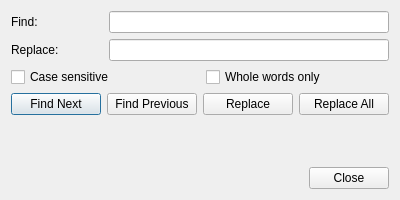
<?xml version="1.0" encoding="UTF-8"?>
<ui version="4.0">
 <class>FindAndReplaceDialog</class>
 <widget class="QDialog" name="FindAndReplaceDialog">
  <property name="geometry">
   <rect>
    <x>0</x>
    <y>0</y>
    <width>400</width>
    <height>200</height>
   </rect>
  </property>
  <property name="windowTitle">
   <string>Find and Replace</string>
  </property>
  <layout class="QVBoxLayout" name="verticalLayout">
   <item>
    <layout class="QGridLayout" name="gridLayout">
     <item row="0" column="0">
      <widget class="QLabel" name="label">
       <property name="text">
        <string>Find:</string>
       </property>
      </widget>
     </item>
     <item row="0" column="1" colspan="3">
      <widget class="QLineEdit" name="text_find"/>
     </item>
     <item row="1" column="0">
      <widget class="QLabel" name="label_2">
       <property name="text">
        <string>Replace:</string>
       </property>
      </widget>
     </item>
     <item row="1" column="1" colspan="3">
      <widget class="QLineEdit" name="text_replace"/>
     </item>
     <item row="2" column="0" colspan="2">
      <widget class="QCheckBox" name="case_sensitive">
       <property name="text">
        <string>Case sensitive</string>
       </property>
      </widget>
     </item>
     <item row="2" column="2" colspan="2">
      <widget class="QCheckBox" name="whole_words">
       <property name="text">
        <string>Whole words only</string>
       </property>
      </widget>
     </item>
    </layout>
   </item>
   <item>
    <layout class="QHBoxLayout" name="horizontalLayout">
     <item>
      <widget class="QPushButton" name="button_find_next">
       <property name="text">
        <string>Find Next</string>
       </property>
      </widget>
     </item>
     <item>
      <widget class="QPushButton" name="button_find_previous">
       <property name="text">
        <string>Find Previous</string>
       </property>
      </widget>
     </item>
     <item>
      <widget class="QPushButton" name="button_replace">
       <property name="text">
        <string>Replace</string>
       </property>
      </widget>
     </item>
     <item>
      <widget class="QPushButton" name="button_replace_all">
       <property name="text">
        <string>Replace All</string>
       </property>
      </widget>
     </item>
    </layout>
   </item>
   <item>
    <spacer name="verticalSpacer">
     <property name="orientation">
      <enum>Qt::Vertical</enum>
     </property>
     <property name="sizeHint" stdset="0">
      <size>
       <width>20</width>
       <height>40</height>
      </size>
     </property>
    </spacer>
   </item>
   <item>
    <layout class="QHBoxLayout" name="horizontalLayout_2">
     <item>
      <spacer name="horizontalSpacer">
       <property name="orientation">
        <enum>Qt::Horizontal</enum>
       </property>
       <property name="sizeHint" stdset="0">
        <size>
         <width>40</width>
         <height>20</height>
        </size>
       </property>
      </spacer>
     </item>
     <item>
      <widget class="QPushButton" name="button_close">
       <property name="text">
        <string>Close</string>
       </property>
      </widget>
     </item>
    </layout>
   </item>
  </layout>
 </widget>
 <resources/>
 <connections>
  <connection>
   <sender>button_close</sender>
   <signal>clicked()</signal>
   <receiver>FindAndReplaceDialog</receiver>
   <slot>reject()</slot>
   <hints>
    <hint type="sourcelabel">
     <x>350</x>
     <y>179</y>
    </hint>
    <hint type="destinationlabel">
     <x>199</x>
     <y>99</y>
    </hint>
   </hints>
  </connection>
 </connections>
</ui>
